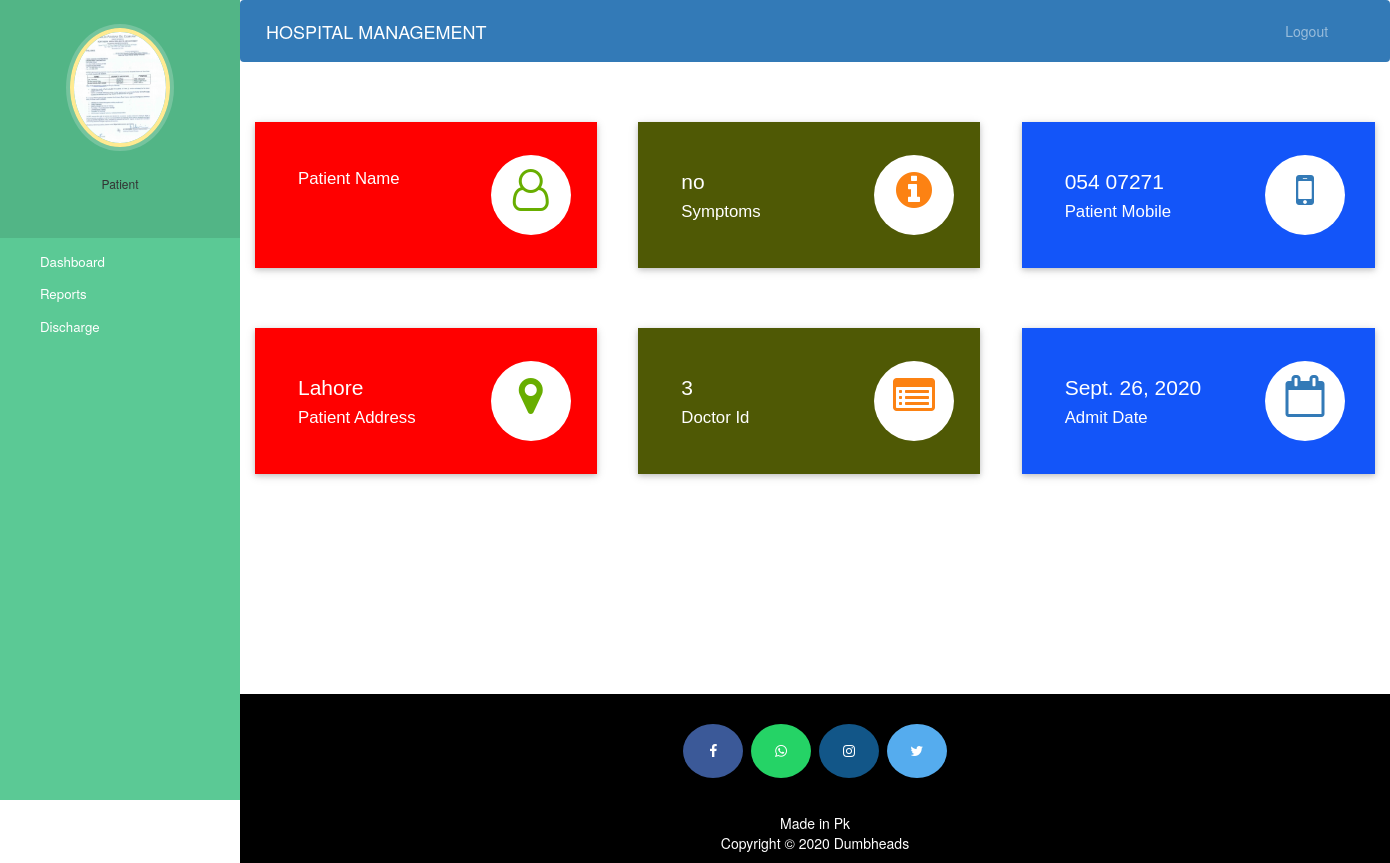
Page /patientdashboard/ (signed in) on the committed database.
### hospital/models.py (models this page shows, shortened)
class Patient(models.Model):
    user=models.OneToOneField(User,on_delete=models.CASCADE)
    profile_pic= models.ImageField(upload_to='profile_pic/PatientProfilePic/',null=True,blank=True)
    address = models.CharField(max_length=40)
    mobile = models.CharField(max_length=20,null=False)
    symptoms = models.CharField(max_length=100,null=False)
    assignedDoctorId = models.PositiveIntegerField(null=True)
    admitDate=models.DateField(auto_now=True)
    status=models.BooleanField(default=False)

### hospital/views.py (the view)
# urls.py: path('patientdashboard/', views.patient_dashboard, name= 'patient_dashboard'),
def patient_dashboard(request):
    patient=models.Patient.objects.get(user_id=request.user.id)
    return render(request,'temp/patientdashboard.html',{'patient':patient})

### templates/temp/patientdashboard.html
{% extends 'temp/patientbase.html' %}
{% load static %}
{% block content %}
{%include 'temp/patient_main.html'%}
<br><br><br><br>
{% endblock content %}

### templates/temp/patientbase.html (shortened to what this page needs)
<!DOCTYPE html>
{% load static %}
<link rel="stylesheet" href="{% static 'hospital/css/bootstrap.min.css' %}">
<html lang="en">
<head>
  <link rel="stylesheet" href="https://stackpath.bootstrapcdn.com/bootstrap/4.3.1/css/bootstrap.min.css">
  <link rel="stylesheet" href="https://maxcdn.bootstrapcdn.com/font-awesome/4.7.0/css/font-awesome.min.css">
  <link rel="stylesheet" href="{% static '/style.css' %}">
</head>
<body>
  <nav class="menu" tabindex="0">
    <header class="avatar">
      <img src="{% static patient.profile_pic.url %}" alt="Profile Pic" />
      <br><br>
      <h6>Patient</h6>
    </header>
    <ul>
      <li tabindex="0" class="icon-dashboard"> <a style="color:white; text-decoration:none;" href="/patientdashboard"><span>Dashboard</span></a> </li>
      <li tabindex="0" class="icon-calendar"> <a style="color:white; text-decoration:none;" href="/patient_report"><span>Reports</span></a></li>
      <li tabindex="0" class="icon-users"> <a style="color:white; text-decoration:none;" href="/patient-discharge"><span>Discharge</span></a></li>
    </ul>
  </nav>
  <main>
    <div class="bs-example">
      <nav class="navbar navbar-expand-md  navbar-dark fixed-top" style="background:#337AB7;">
        <a href="/admin-dashboard" class="navbar-brand">HOSPITAL MANAGEMENT</a>
        <div class="collapse navbar-collapse justify-content-between" id="navbarCollapse">
          <div class="navbar-nav" style=" margin-left: 90%;">
            <a href='{% url 'logout'%}' class="nav-item nav-link">Logout</a>
          </div>
        </div>
      </nav>
    </div>
    <br><br>
    {% block content %}
    {% endblock content %}
    <br><br><br><br><br><br><br>
    <footer>
      <p>
        <a id="ftr" href="" class="fa fa-facebook"></a>
        <a id="ftr" href="=#" class="fa fa-whatsapp"></a>
        <a id="ftr" href="" class="fa fa-instagram"></a>
        <a id="ftr" href="" class="fa fa-twitter"></a>
      </p>
      <br>
      <div class="container">
        <div class="row">
          <div class="col-md-12 col-sm-12">
            <div style="color:#ffffff;" class="wow fadeInUp footer-copyright">
              <p>Made in Pk <br>
                Copyright &copy; 2020 Dumbheads </p>
            </div>
          </div>
        </div>
      </div>
    </footer>
  </main>
</body>
</html>

### templates/temp/patient_main.html (shortened to what this page needs)
<!DOCTYPE html>
<html lang="en" dir="ltr">
<head>
  <link rel="stylesheet" href="https://maxcdn.bootstrapcdn.com/bootstrap/3.4.1/css/bootstrap.min.css">
  <link rel="stylesheet" href="https://cdnjs.cloudflare.com/ajax/libs/font-awesome/4.7.0/css/font-awesome.min.css">
</head>
<body>
  <div class="market-updates">
    <div class="col-md-4 market-update-gd">
      <div class="market-update-block clr-block-1">
        <div class="col-md-8 market-update-left">
          <h4>Patient Name</h4>
        </div>
        <div class="col-md-4 market-update-right">
          <i class="fa fa-user-o"> </i>
        </div>
        <div class="clearfix"> </div>
      </div>
    </div>
    <div class="col-md-4 market-update-gd">
      <div class="market-update-block clr-block-2">
        <div class="col-md-8 market-update-left">
          <h3>{{patient.symptoms}}</h3>
          <h4>Symptoms</h4>
        </div>
        <div class="col-md-4 market-update-right">
          <i class="fa fa-info-circle"></i>
        </div>
        <div class="clearfix"> </div>
      </div>
    </div>
    <div class="col-md-4 market-update-gd">
      <div class="market-update-block clr-block-3">
        <div class="col-md-8 market-update-left">
          <h3>{{patient.mobile}}</h3>
          <h4>Patient Mobile</h4>
        </div>
        <div class="col-md-4 market-update-right">
          <i class="fa fa-mobile" aria-hidden="true"></i>
        </div>
        <div class="clearfix"> </div>
      </div>
    </div>
  </div>
  <br><br><br>
  <div class="market-updates">
    <div class="col-md-4 market-update-gd">
      <div class="market-update-block clr-block-1">
        <div class="col-md-8 market-update-left">
          <h3>{{patient.address}}</h3>
          <h4>Patient Address</h4>
        </div>
        <div class="col-md-4 market-update-right">
          <i class="fa fa-map-marker"> </i>
        </div>
        <div class="clearfix"> </div>
      </div>
    </div>
    <div class="col-md-4 market-update-gd">
      <div class="market-update-block clr-block-2">
        <div class="col-md-8 market-update-left">
          <h3>{{patient.assignedDoctorId}}</h3>
          <h4>Doctor Id</h4>
        </div>
        <div class="col-md-4 market-update-right">
          <i class="fa fa-list-alt"></i>
        </div>
        <div class="clearfix"> </div>
      </div>
    </div>
    <div class="col-md-4 market-update-gd">
      <div class="market-update-block clr-block-3">
        <div class="col-md-8 market-update-left">
          <h3>{{patient.admitDate}}</h3>
          <h4>Admit Date</h4>
        </div>
        <div class="col-md-4 market-update-right">
          <i class="fa fa-calendar-o" aria-hidden="true"></i>
        </div>
        <div class="clearfix"> </div>
      </div>
    </div>
  </div>
</body>
</html>

### static/style.css (style rules this page uses)
body { padding-left: 240px; }
main { position: relative; height: 100vh; }
.menu { background: #5bc995; height: 100vh; width: 240px; position: fixed; top: 0px; left: 0; z-index: 5; outline: none; }
.menu .avatar { background: rgba(0, 0, 0, 0.1); padding: 2em 0.5em; text-align: center; }
.menu .avatar img { width: 100px; border-radius: 50%; overflow: hidden; border: 4px solid #ffea92; box-shadow: 0 0 0 4px rgba(255, 255, 255, 0.2); }
.menu ul { list-style: none; padding: 0.5em 0; margin: 0; }
.menu ul li { padding: 0.5em 1em 0.5em 3em; font-size: 0.95em; font-weight: regular; background-repeat: no-repeat; background-position: left 15px center; background-size: auto 20px; transition: all 0.15s linear; cursor: pointer; }
.menu ul li.icon-dashboard { background-image: url("http://www.entypo.com/images//gauge.svg"); }
.menu ul li.icon-users { background-image: url("http://www.entypo.com/images//users.svg"); }
.menu ul li.icon-calendar { background-image: url("http://www.entypo.com/images//calendar.svg"); }

### templates/temp/patientbase.html (style rules this page uses)
a:link { text-decoration: none; }
a { color: white; }
footer { padding: 0px 0px 0px 0px; background-color: black; margin: 0px; }
#ftr { padding: 20px; }
.fa { font-size: 23px; width: 60px; text-align: center; text-decoration: none; margin: 5px 2px; border-radius: 50%; }
.fa-facebook { background: #3B5998; color: white; margin-top: 30px; }
.fa-whatsapp { background: #25d366; color: white; }
.fa-twitter { background: #55ACEE; color: white; }
.fa-instagram { background: #125688; color: white; }
p { text-align: center; }

### templates/temp/patient_main.html (style rules this page uses)
.market-update-block { padding: 2em 2em; background: #999; }
.market-update-block h3 { color: #fff; font-size: 1.5em; font-family: 'Carrois Gothic', sans-serif; }
.market-update-block h4 { font-size: 1.2em; color: #fff; margin: 0.3em 0em; font-family: 'Carrois Gothic', sans-serif; }
.market-update-block.clr-block-1 { background: #ff0000; margin-right: 0.8em; box-shadow: 0 2px 5px 0 rgba(0, 0, 0, 0.16), 0 2px 10px 0 rgba(0, 0, 0, 0.12); transition: 0.5s all; -webkit-transition: 0.5s all; -moz-transition: 0.5s all; -o-transition: 0.5s all; }
.market-update-block.clr-block-2 { background: #4f5905; margin-right: 0.8em; box-shadow: 0 2px 5px 0 rgba(0, 0, 0, 0.16), 0 2px 10px 0 rgba(0, 0, 0, 0.12); transition: 0.5s all; -webkit-transition: 0.5s all; -moz-transition: 0.5s all; -o-transition: 0.5s all; }
.market-update-block.clr-block-3 { background: #1355f9; box-shadow: 0 2px 5px 0 rgba(0, 0, 0, 0.16), 0 2px 10px 0 rgba(0, 0, 0, 0.12); transition: 0.5s all; -webkit-transition: 0.5s all; -moz-transition: 0.5s all; -o-transition: 0.5s all; }
.market-update-right i.fa.fa-user-o, i.fa.fa-map-marker { font-size: 3em; color: #68AE00; width: 80px; height: 80px; background: #fff; text-align: center; border-radius: 49px; -webkit-border-radius: 49px; -moz-border-radius: 49px; -o-border-radius: 49px; line-height: 1.7em; }
.market-update-right i.fa.fa-info-circle, i.fa.fa-list-alt { font-size: 3em; color: #FC8213; width: 80px; height: 80px; background: #fff; text-align: center; border-radius: 49px; -webkit-border-radius: 49px; -moz-border-radius: 49px; -o-border-radius: 49px; line-height: 1.7em; }
.market-update-right i.fa.fa-mobile, i.fa.fa-calendar-o { font-size: 3em; color: #337AB7; width: 80px; height: 80px; background: #fff; text-align: center; border-radius: 49px; -webkit-border-radius: 49px; -moz-border-radius: 49px; -o-border-radius: 49px; line-height: 1.7em; }
.market-update-left { padding: 0px; }

### rows in the picture
Patient: profile_pic (picture), symptoms "no", mobile "054 07271", address "Lahore", assignedDoctorId "3", admitDate "Sept. 26, 2020"
